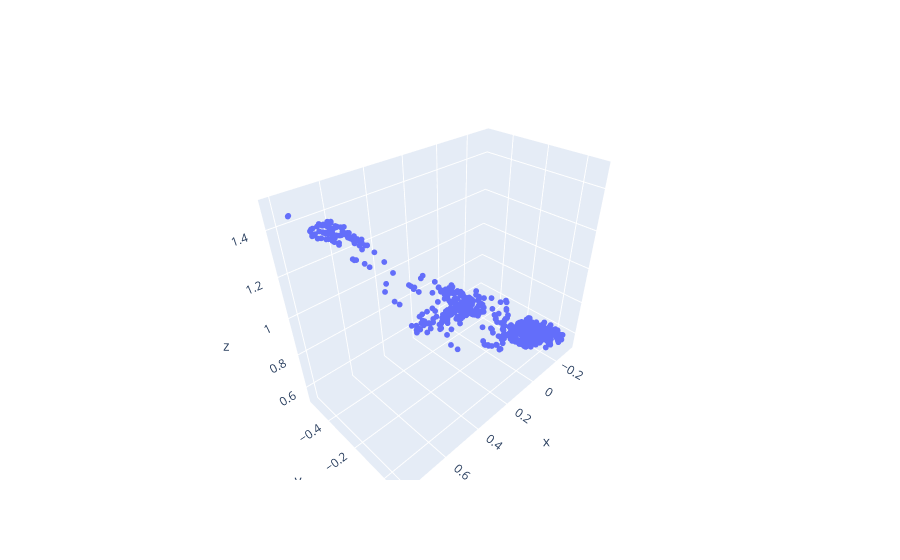

Here is the notebook cell this chart was saved with:
### Code cell
w_15 = out_15["x"][: mp.shape[2]].reshape(1, -1)
pts = np.append(mp_norm[0], np.ones((1, mp.shape[2])), axis=0)
pts_3d = w_15 * pts

fig = go.Figure(
    data=[
        go.Scatter3d(
            x=pts_3d[0, :],
            y=pts_3d[1, :],
            z=pts_3d[2, :],
            mode="markers",
            marker=dict(size=2),
        )
    ]
)
fig.show()

### Figure 1 — Plotly figure (JSON) as saved in the notebook; plotly's stock layout.template omitted (floating-point values rounded to 4 significant figures; data arrays with more than 128 entries replaced by an {"elided": "..."} marker saying what was removed)
{"data": [{"marker": {"size": 2}, "mode": "markers", "type": "scatter3d", "x": {"elided": "807 float values"}, "y": {"elided": "807 float values"}, "z": {"elided": "807 float values"}}], "layout": {}}
